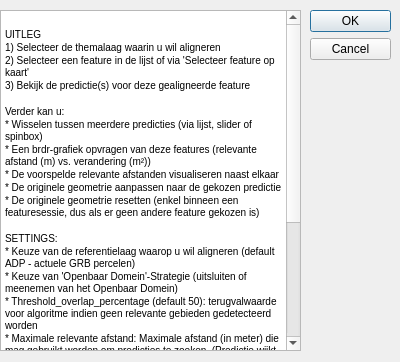
<?xml version="1.0" encoding="UTF-8"?>
<ui version="4.0">
 <class>Dialog</class>
 <widget class="QDialog" name="Dialog">
  <property name="geometry">
   <rect>
    <x>0</x>
    <y>0</y>
    <width>400</width>
    <height>362</height>
   </rect>
  </property>
  <property name="windowTitle">
   <string>Help</string>
  </property>
  <widget class="QDialogButtonBox" name="buttonBox">
   <property name="geometry">
    <rect>
     <x>310</x>
     <y>10</y>
     <width>81</width>
     <height>81</height>
    </rect>
   </property>
   <property name="orientation">
    <enum>Qt::Vertical</enum>
   </property>
   <property name="standardButtons">
    <set>QDialogButtonBox::Cancel|QDialogButtonBox::Ok</set>
   </property>
  </widget>
  <widget class="QTextEdit" name="textEdit">
   <property name="geometry">
    <rect>
     <x>0</x>
     <y>10</y>
     <width>301</width>
     <height>341</height>
    </rect>
   </property>
   <property name="html">
    <string>&lt;!DOCTYPE HTML PUBLIC &quot;-//W3C//DTD HTML 4.0//EN&quot; &quot;http://www.w3.org/TR/REC-html40/strict.dtd&quot;&gt;
&lt;html&gt;&lt;head&gt;&lt;meta name=&quot;qrichtext&quot; content=&quot;1&quot; /&gt;&lt;style type=&quot;text/css&quot;&gt;
p, li { white-space: pre-wrap; }
&lt;/style&gt;&lt;/head&gt;&lt;body style=&quot; font-family:'MS Shell Dlg 2'; font-size:7.8pt; font-weight:400; font-style:normal;&quot;&gt;
&lt;p style=&quot; margin-top:0px; margin-bottom:0px; margin-left:0px; margin-right:0px; -qt-block-indent:0; text-indent:0px;&quot;&gt;                    &lt;/p&gt;
&lt;p style=&quot; margin-top:0px; margin-bottom:0px; margin-left:0px; margin-right:0px; -qt-block-indent:0; text-indent:0px;&quot;&gt;UITLEG&lt;/p&gt;
&lt;p style=&quot; margin-top:0px; margin-bottom:0px; margin-left:0px; margin-right:0px; -qt-block-indent:0; text-indent:0px;&quot;&gt;1) Selecteer de themalaag waarin u wil aligneren                     &lt;/p&gt;
&lt;p style=&quot; margin-top:0px; margin-bottom:0px; margin-left:0px; margin-right:0px; -qt-block-indent:0; text-indent:0px;&quot;&gt;2) Selecteer een feature in de lijst of via 'Selecteer feature op kaart'                                      &lt;/p&gt;
&lt;p style=&quot; margin-top:0px; margin-bottom:0px; margin-left:0px; margin-right:0px; -qt-block-indent:0; text-indent:0px;&quot;&gt;3) Bekijk de predictie(s) voor deze gealigneerde feature               &lt;/p&gt;
&lt;p style=&quot; margin-top:0px; margin-bottom:0px; margin-left:0px; margin-right:0px; -qt-block-indent:0; text-indent:0px;&quot;&gt;                     &lt;/p&gt;
&lt;p style=&quot; margin-top:0px; margin-bottom:0px; margin-left:0px; margin-right:0px; -qt-block-indent:0; text-indent:0px;&quot;&gt;Verder kan u:&lt;/p&gt;
&lt;p style=&quot; margin-top:0px; margin-bottom:0px; margin-left:0px; margin-right:0px; -qt-block-indent:0; text-indent:0px;&quot;&gt;* Wisselen tussen meerdere predicties (via lijst, slider of spinbox)      &lt;/p&gt;
&lt;p style=&quot; margin-top:0px; margin-bottom:0px; margin-left:0px; margin-right:0px; -qt-block-indent:0; text-indent:0px;&quot;&gt;* Een brdr-grafiek opvragen van deze features (relevante afstand (m) vs. verandering (m²))                     &lt;/p&gt;
&lt;p style=&quot; margin-top:0px; margin-bottom:0px; margin-left:0px; margin-right:0px; -qt-block-indent:0; text-indent:0px;&quot;&gt;* De voorspelde relevante afstanden visualiseren naast elkaar                           &lt;/p&gt;
&lt;p style=&quot; margin-top:0px; margin-bottom:0px; margin-left:0px; margin-right:0px; -qt-block-indent:0; text-indent:0px;&quot;&gt;* De originele geometrie aanpassen naar de gekozen predictie&lt;/p&gt;
&lt;p style=&quot; margin-top:0px; margin-bottom:0px; margin-left:0px; margin-right:0px; -qt-block-indent:0; text-indent:0px;&quot;&gt;* De originele geometrie resetten (enkel binneen een featuresessie, dus als er geen andere feature gekozen is)&lt;/p&gt;
&lt;p style=&quot;-qt-paragraph-type:empty; margin-top:0px; margin-bottom:0px; margin-left:0px; margin-right:0px; -qt-block-indent:0; text-indent:0px;&quot;&gt;&lt;br /&gt;&lt;/p&gt;
&lt;p style=&quot; margin-top:0px; margin-bottom:0px; margin-left:0px; margin-right:0px; -qt-block-indent:0; text-indent:0px;&quot;&gt;SETTINGS:&lt;/p&gt;
&lt;p style=&quot; margin-top:0px; margin-bottom:0px; margin-left:0px; margin-right:0px; -qt-block-indent:0; text-indent:0px;&quot;&gt;* Keuze van de referentielaag waarop u wil aligneren (default ADP - actuele GRB percelen)&lt;/p&gt;
&lt;p style=&quot; margin-top:0px; margin-bottom:0px; margin-left:0px; margin-right:0px; -qt-block-indent:0; text-indent:0px;&quot;&gt;* Keuze van 'Openbaar Domein'-Strategie (uitsluiten of meenemen van het Openbaar Domein)&lt;/p&gt;
&lt;p style=&quot; margin-top:0px; margin-bottom:0px; margin-left:0px; margin-right:0px; -qt-block-indent:0; text-indent:0px;&quot;&gt;* Threshold_overlap_percentage (default 50): terugvalwaarde voor algoritme indien geen relevante gebieden gedetecteerd worden&lt;/p&gt;
&lt;p style=&quot; margin-top:0px; margin-bottom:0px; margin-left:0px; margin-right:0px; -qt-block-indent:0; text-indent:0px;&quot;&gt;* Maximale relevante afstand: Maximale afstand (in meter) die mag gebruikt worden om predicties te zoeken. (Predictie wijkt maximaal met deze waarde af van het origineel)&lt;/p&gt;
&lt;p style=&quot; margin-top:0px; margin-bottom:0px; margin-left:0px; margin-right:0px; -qt-block-indent:0; text-indent:0px;&quot;&gt;* brdr_formula toevoegen: Een veld met een formulerende beschrijving van de geometrie wordt toegevoegd aan het resultaat&lt;/p&gt;
&lt;p style=&quot; margin-top:0px; margin-bottom:0px; margin-left:0px; margin-right:0px; -qt-block-indent:0; text-indent:0px;&quot;&gt;* Evaluatiestrategie FULL: Keuze die de score van de predicties bepaalt op basis van een volledige overlap met referentiepolygonen:&lt;/p&gt;
&lt;p style=&quot; margin-top:0px; margin-bottom:0px; margin-left:0px; margin-right:0px; -qt-block-indent:0; text-indent:0px;&quot;&gt;	* ONLY_FULL: Enkel predicties met een volledige referentie-overlap worden getoond&lt;/p&gt;
&lt;p style=&quot; margin-top:0px; margin-bottom:0px; margin-left:0px; margin-right:0px; -qt-block-indent:0; text-indent:0px;&quot;&gt;	* PREFER_FULL: Predicties met een volledige referentie-overlap krijgen een hogere score, anderen worden wel getoond&lt;/p&gt;
&lt;p style=&quot; margin-top:0px; margin-bottom:0px; margin-left:0px; margin-right:0px; -qt-block-indent:0; text-indent:0px;&quot;&gt;	* NO_FULL: Er wordt geen onderscheid gemaakt tussen predicties met of zonder volledige referentie-overlap&lt;/p&gt;&lt;/body&gt;&lt;/html&gt;</string>
   </property>
  </widget>
 </widget>
 <resources/>
 <connections>
  <connection>
   <sender>buttonBox</sender>
   <signal>rejected()</signal>
   <receiver>Dialog</receiver>
   <slot>reject()</slot>
   <hints>
    <hint type="sourcelabel">
     <x>316</x>
     <y>260</y>
    </hint>
    <hint type="destinationlabel">
     <x>286</x>
     <y>274</y>
    </hint>
   </hints>
  </connection>
  <connection>
   <sender>buttonBox</sender>
   <signal>accepted()</signal>
   <receiver>Dialog</receiver>
   <slot>accept()</slot>
   <hints>
    <hint type="sourcelabel">
     <x>248</x>
     <y>254</y>
    </hint>
    <hint type="destinationlabel">
     <x>157</x>
     <y>274</y>
    </hint>
   </hints>
  </connection>
 </connections>
</ui>
